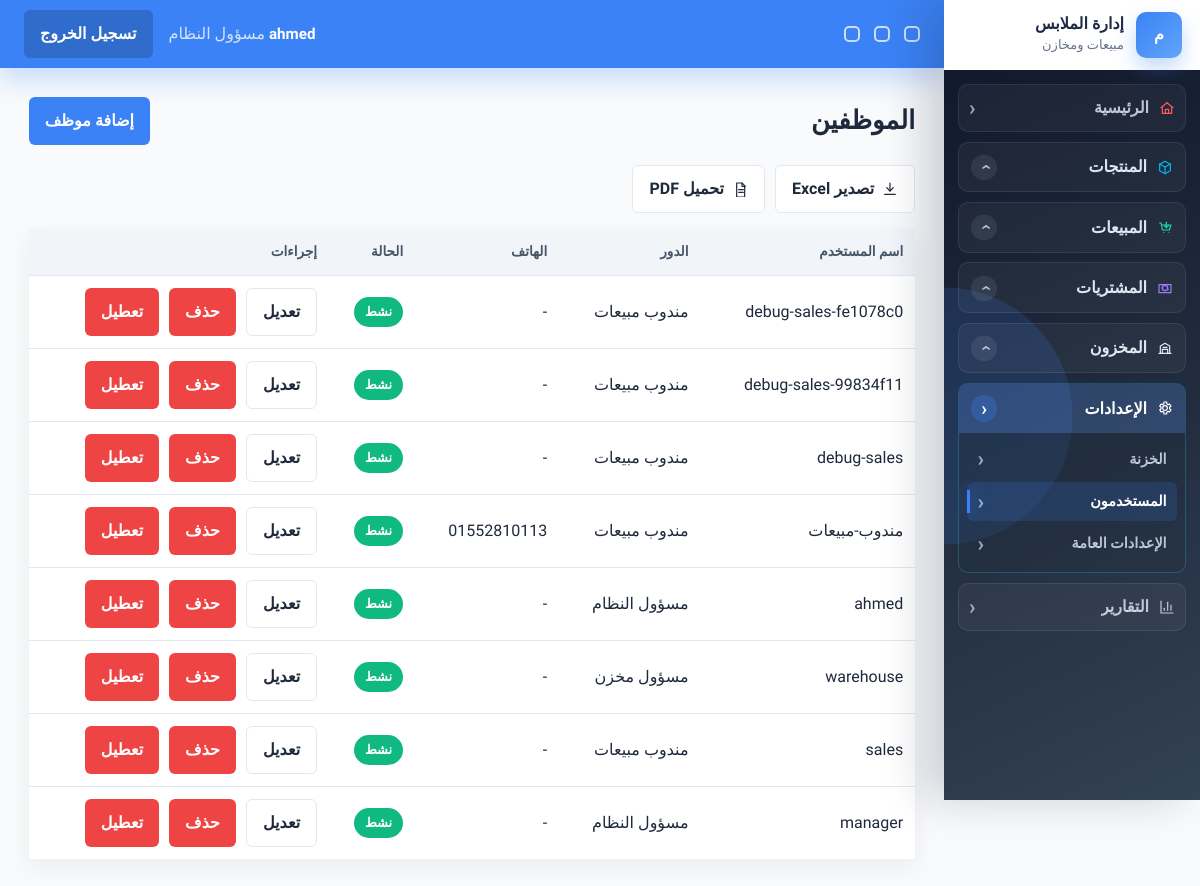
The app's page /accounts/users/ (signed in) with its own data.
### accounts/models.py (models this page shows, shortened)
class User(AbstractUser):
    ROLE_MANAGER = 'manager'
    ROLE_SALES = 'sales'
    ROLE_WAREHOUSE = 'warehouse'
    ROLE_CHOICES = [
        (ROLE_MANAGER, 'مسؤول النظام'),
        (ROLE_SALES, 'مندوب مبيعات'),
        (ROLE_WAREHOUSE, 'مسؤول مخزن'),
    ]
    username = models.CharField(
        'اسم المستخدم',
        max_length=150,
        unique=True,
        help_text='يمكن استخدام الحروف والأرقام والمسافات.',
        error_messages={'unique': 'يوجد مستخدم بهذا الاسم بالفعل.'},
    )
    role = models.CharField(max_length=20, choices=ROLE_CHOICES, default=ROLE_SALES, db_index=True)
    phone = models.CharField(max_length=20, blank=True, null=True)
    created_at = models.DateTimeField(auto_now_add=True, db_index=True)
    class Meta:
        indexes = [
            models.Index(fields=['role', 'is_active']),
            models.Index(fields=['created_at']),
        ]
    @property
    def is_manager(self):
        return self.role == self.ROLE_MANAGER or self.is_superuser

### accounts/views.py (the view)
# urls.py: path('users/', views.UserListView.as_view(), name='user_list'),
class UserListView(ManagerRequiredMixin, ExportListMixin, ListView):
    model = User
    template_name = 'accounts/users/list.html'
    context_object_name = 'users'
    paginate_by = 20
    export_title = 'قائمة المستخدمين'
    export_filename = 'users'
    export_columns = (
        ('اسم المستخدم', 'username'),
        ('الدور', 'get_role_display'),
        ('الهاتف', 'phone'),
        ('الحالة', lambda user: 'نشط' if user.is_active else 'متوقف'),
        ('تاريخ الإضافة', 'created_at'),
    )
    def get_queryset(self):
        return User.objects.order_by('-created_at')

### accounts/permissions.py (called while the page is built)
def has_role(user, *roles):
    if not user.is_authenticated:
        return False
    if user.is_superuser or getattr(user, 'role', None) == 'manager':
        return True
    return getattr(user, 'role', None) in roles

    def test_func(self):
        return has_role(self.request.user, *self.allowed_roles)

### config/exports.py (called while the page is built)
    def dispatch(self, request, *args, **kwargs):
        export_format = request.GET.get('export')
        if export_format in {'excel', 'pdf'}:
            return self.export_response(export_format)
        return super().dispatch(request, *args, **kwargs)

    def get_context_data(self, **kwargs):
        context = super().get_context_data(**kwargs)
        context['export_enabled'] = bool(self.export_columns)
        return context

### templates/accounts/users/list.html (shortened to what this page needs)
{% extends 'base.html' %}
{% block content %}
<div class="page-head">
    <h1>الموظفين</h1>
    <a class="btn btn-accent" href="{% url 'accounts:user_create' %}">إضافة موظف</a>
</div>
{% include 'partials/export_buttons.html' %}
<div class="table-wrap">
    <table>
        <thead><tr><th>اسم المستخدم</th><th>الدور</th><th>الهاتف</th><th>الحالة</th><th>إجراءات</th></tr></thead>
        <tbody>
        {% for user in users %}
            <tr>
                <td>{{ user.username }}</td>
                <td>{{ user.get_role_display }}</td>
                <td>{{ user.phone|default:'-' }}</td>
                <td><span class="badge {% if user.is_active %}success{% else %}danger{% endif %}">{% if user.is_active %}نشط{% else %}معطل{% endif %}</span></td>
                <td class="actions">
                    <a class="btn btn-light" href="{% url 'accounts:user_update' user.pk %}">تعديل</a>
                    <a class="btn btn-danger" href="{% url 'accounts:user_delete' user.pk %}">حذف</a>
                    <form method="post" action="{% url 'accounts:user_deactivate' user.pk %}" data-confirm="تعطيل هذا الموظف؟">{% csrf_token %}<button class="btn btn-danger">تعطيل</button></form>
                </td>
            </tr>
        {% empty %}
            <tr><td colspan="5">لا توجد بيانات</td></tr>
        {% endfor %}
        </tbody>
    </table>
</div>
{% endblock %}

### templates/partials/navbar.html (shortened to what this page needs)
<header class="topbar">
    <div class="topbar-tools" aria-hidden="true">
        <span></span>
        <span></span>
        <span></span>
    </div>
    <div class="topbar-user">
        <strong>{{ request.user.get_full_name|default:request.user.username }}</strong>
        <span>{{ request.user.get_role_display }}</span>
    </div>
    <form method="post" action="{% url 'accounts:logout' %}">
        <button class="btn btn-secondary" type="submit">تسجيل الخروج</button>
    </form>
</header>

### records on screen
User: user.get_full_name "ahmed", user.role "مسؤول النظام", username "ahmed", role "مسؤول النظام", phone "-", is_active "نشط"
User: username "debug-sales-fe1078c0", role "مندوب مبيعات", phone "-", is_active "نشط"
User: username "debug-sales-99834f11", role "مندوب مبيعات", phone "-", is_active "نشط"
User: username "debug-sales", role "مندوب مبيعات", phone "-", is_active "نشط"
User: username "مندوب-مبيعات", role "مندوب مبيعات", phone "01552810113", is_active "نشط"
User: username "warehouse", role "مسؤول مخزن", phone "-", is_active "نشط"
User: username "sales", role "مندوب مبيعات", phone "-", is_active "نشط"
User: username "manager", role "مسؤول النظام", phone "-", is_active "نشط"
